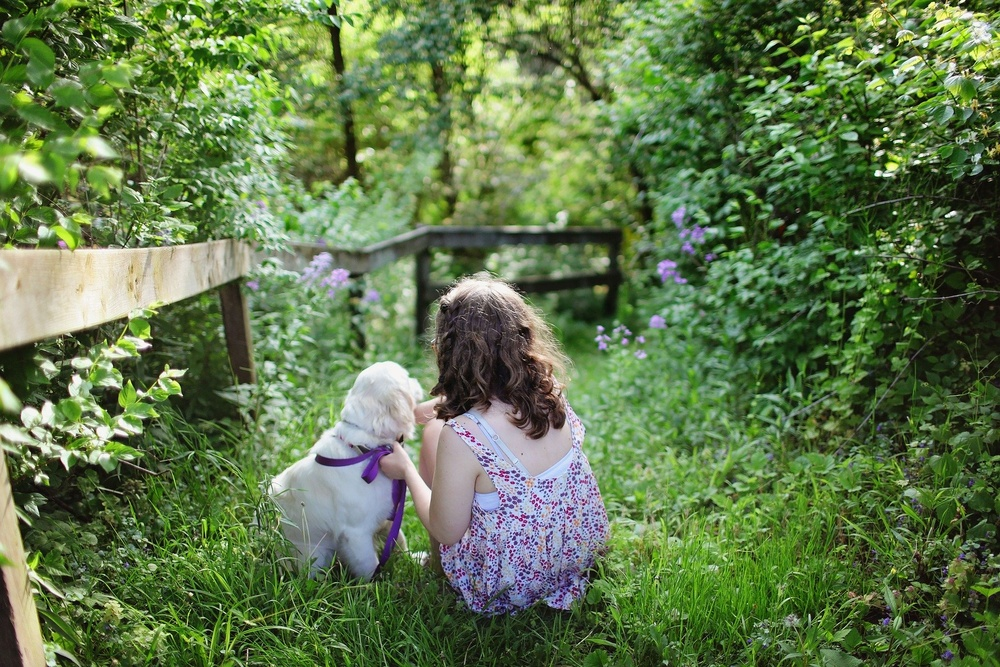
#> input picture OpenCV/image_incision/test_image.jpg, 1000 x 667 px, shrunk from 1920 x 1280 before the run
$ python image_incision.py
#> lines starting #> are read from the running program, lines starting #| are printed output that depends on the picture
# 필요한 패키지 import
import imutils # 파이썬 OpenCV가 제공하는 기능 중 복잡하고 사용성이 떨어지는 부분을 보완(이미지 또는 비디오 스트림 파일 처리 등)
import cv2 # opencv 모듈

# 이미지 파일
image = "test_image.jpg"

# 저장할 이미지 파일
result_path = "result_image.jpg"

# 이미지 읽기
image = cv2.imread(image)
#> image is the input picture: shape (667, 1000, 3); mean B, G, R 75.2, 119.7, 96.4

# 이미지 정보
h, w, c = image.shape # h : 높이, w : 너비, c : 채널(색상정보) - 3일 경우 다색, 1일 경우 단색
#> h = 667; w = 1000; c = 3
print("높이", h)
#| 높이 667
print("너비", w)
#| 너비 1000

# 이미지 자르기
image = image.copy()
image = image[int(h*0.3) : int(h*0.9), int(w*0.2) : int(w*0.7)] # [시작 height : 끝 height, 시작 width : 끝 width]
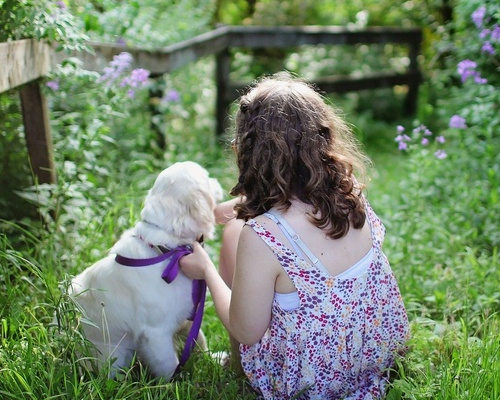
#> image: shape (400, 500, 3); mean B, G, R 104.5, 130.9, 113.2

# 이미지 저장
cv2.imwrite(result_path, image) # 파일로 저장, 포맷은 확장자에 따름

# 이미지 show
cv2.imshow("image", image)
cv2.waitKey(0)
